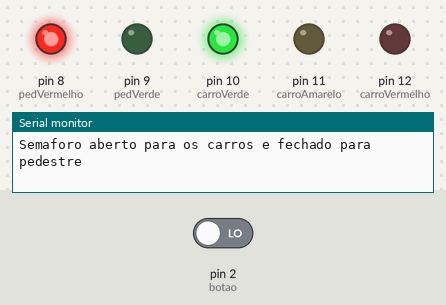
Recording of a sketch running on a simulated Arduino Uno, built with avr-gcc and run on an emulated ATmega328P. Parts: output pins drawn as LEDs (lit = HIGH), the last lines printed to the serial monitor. The test bench sets the inputs (shaded band); at power-on: pin 2 (botao) LOW.

Above: at 4.2 s.
4.3 s: pin 2 (botao) driven LOW
5.8 s: pin 2 (botao) driven HIGH
At 6.1 s:
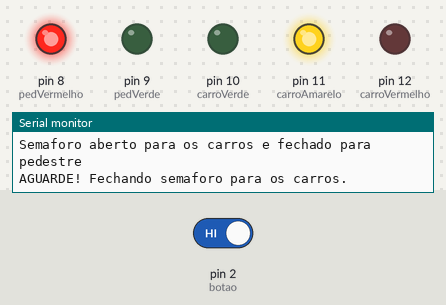
At 9.5 s:
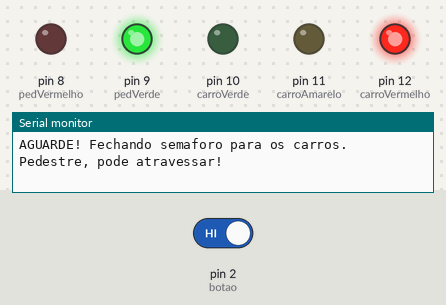
Timing chart, 0 to 50.3 s (numbered marks = the images above; inputs shaded):
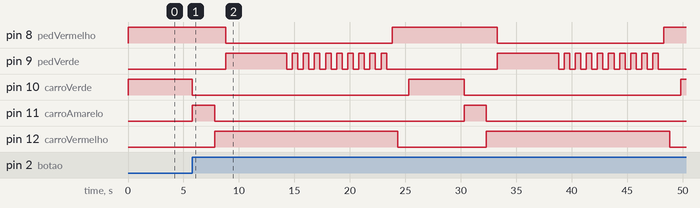

Measured:
- after the input at 4.3 s, every drawn part: stays the same
- after the input at 5.8 s, pin 8 (pedVermelho): alternates HIGH for 9.5 s and LOW for 15.0 s, starting after 3.0 s; pin 9 (pedVerde): goes HIGH 5.5 s, 9 × (LOW 0.50 s, HIGH 0.50 s), LOW 10.0 s, HIGH 5.5 s, 9 × (LOW 0.50 s, HIGH 0.50 s), then LOW, starting after 3.0 s

The sketch:

05_-_Semaforo_interativo.ino
```cpp
/*
  Semáforo interativo com ação do pedestre
*/

//Constantes referentes aos semafóros
const int carroVermelho = 12;
const int carroAmarelo  = 11;
const int carroVerde    = 10;
const int pedVermelho   = 8;
const int pedVerde      = 9;
const int botao         = 2;

//Variáveis referentes a tempo e estado do semáforo
int tempoTravessia      = 5000;
int estado              = 0;
long changeTime;

void setup() {
  //Tipando as pinagens
  pinMode(carroVermelho, OUTPUT);
  pinMode(carroAmarelo, OUTPUT);
  pinMode(carroVerde, OUTPUT);
  pinMode(pedVermelho, OUTPUT);
  pinMode(pedVerde, OUTPUT);
  pinMode(botao, INPUT);

  //Iniciliazação da comunicação serial
  Serial.begin(9600);
}

void loop(){
  int state = digitalRead(botao);

  digitalWrite(carroVerde, HIGH);
  digitalWrite(pedVermelho, HIGH);

  if (state == HIGH && (millis() - changeTime) > 5000){
    Serial.println("AGUARDE! Fechando semaforo para os carros.");
    changeLights();
    estado = 0;
  }else{
    if (estado == 0){
      Serial.println("Semaforo aberto para os carros e fechado para pedestre");
        estado = 1;
    }
  }

}

void changeLights() {
  digitalWrite(carroVerde, LOW);
  digitalWrite(carroAmarelo, HIGH);
  delay(2000);
  digitalWrite(carroAmarelo, LOW);
  digitalWrite(carroVermelho, HIGH);
  delay(1000);
  digitalWrite(pedVermelho, LOW);
  digitalWrite(pedVerde, HIGH);
  Serial.println("Pedestre, pode atravessar!");
  delay(tempoTravessia);

  for(int x = 10; x >= 1; x--){
    Serial.println("ATENCAO, o semaforo do pedestre fechara em " + (String)x + " segundos");
    digitalWrite (pedVerde, HIGH);
    delay(500);
    digitalWrite (pedVerde, LOW);
    delay(500);
  }

  digitalWrite(pedVermelho, HIGH);
  delay(500);
  digitalWrite(carroVermelho, LOW);
  delay(1000);
  digitalWrite(carroVerde, HIGH);
  changeTime = millis();
}
```
